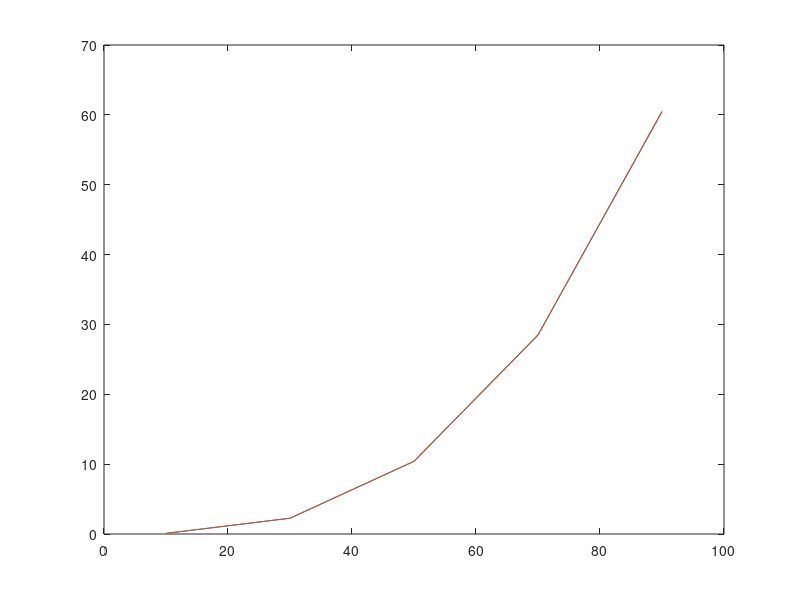
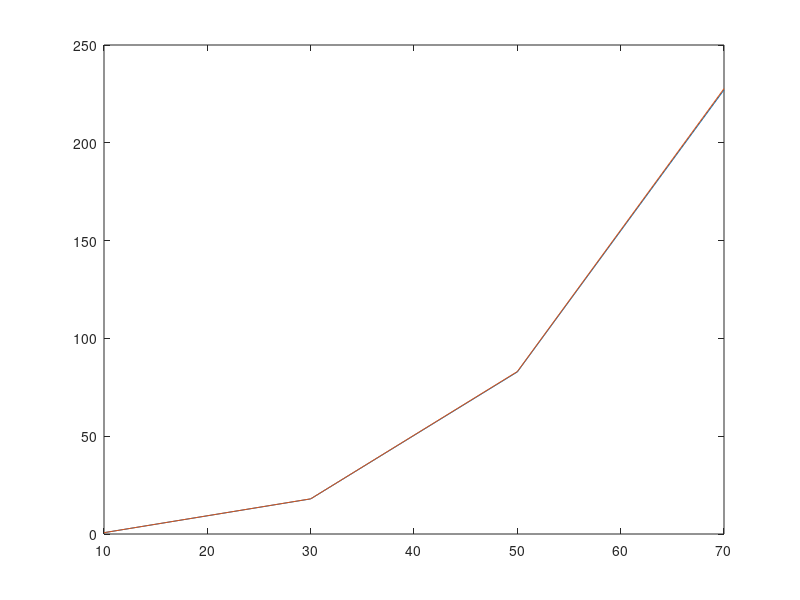

The MATLAB script that drew these images, in order:
% EG vs LU, m + 1 = 25, n = 40
% Tiempo de ejecución (segundos) en función del número de instancias
h = figure();

x = 1:6;
y = [3.088397 3.099746; 3.089928 6.204906; 3.107586 9.333475; 3.109775 12.392685; 3.119630 15.497981; 3.123978 18.562135];
bar(y);
% print('egVsLu','-dpng');


% Tiempos de ejecución según granularidad

% Radios fijos (m + 1 = 30)
% Primero EG, luego LU

x = [10, 30, 50, 70, 90]; % Cant. ángulos
y = [0.09335425 0.09196125; 2.25882775 2.25695850; 10.40710775 10.40538050; 28.47581550 28.50210100; 60.43221975 60.50333525]
plot(x, y);
% print('tPorGran-radiosFijos','-dpng');

% Ángulos fijos (n = 60)
% Primero EG, luego LU

figure;
x = [10, 30, 50, 70]; % Cant. ángulos
y = [0.67524000 0.67400350; 17.94450675 17.98105550; 82.86414400 83.05790825; 227.07038100 227.68770850]
plot(x, y);
% print('tPorGran-angFijos','-dpng');
